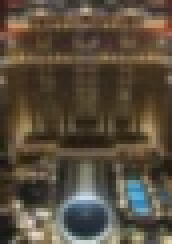
#> input picture ch_14/macau_small.jpg, 43 x 61 px (shown 4 times larger)
$ python ch14_3.py
#> lines starting #> are read from the running program, lines starting #| are printed output that depends on the picture
# 向上採樣 pyrUp()

import cv2

src = cv2.imread('macau_small.jpg')
#> src is the input picture: shape (61, 43, 3); mean B, G, R 61.6, 76.8, 88.2
src_orig = cv2.imread('macau.jpg')
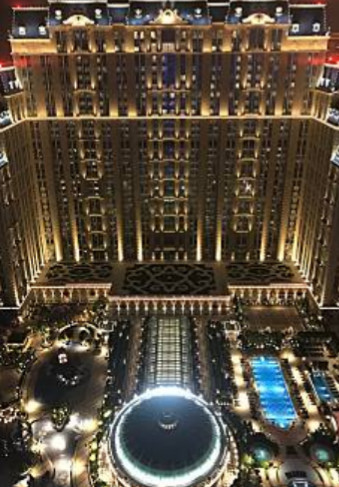
#> input picture ch_14/macau.jpg, 339 x 487 px
#> src_orig is the input picture: shape (487, 339, 3); mean B, G, R 62.2, 77.4, 88.7
dst1 = cv2.pyrUp(src)
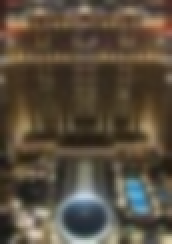
#> dst1: shape (122, 86, 3) (shown 2 times larger); mean B, G, R 61.9, 77.2, 88.6
dst2 = cv2.pyrUp(dst1)
dst3 = cv2.pyrUp(dst2)

cv2.imshow('Level 0 - src', src)
cv2.imshow('Level 1 - dst1', dst1)
cv2.imshow('Level 2 - dst2', dst2)
cv2.imshow('Level 3 - dst3', dst3)
cv2.imshow('Origin', src_orig)

print(f"src.shape = {src.shape}")
#| src.shape = (61, 43, 3)
print(f"dst1.shape = {dst1.shape}")
#| dst1.shape = (122, 86, 3)
print(f"dst2.shape = {dst2.shape}")
#| dst2.shape = (244, 172, 3)
print(f"dst3.shape = {dst3.shape}")
#| dst3.shape = (488, 344, 3)
print(f"src_orig.shape = {src_orig.shape}")
#| src_orig.shape = (487, 339, 3)

cv2.waitKey(0)
cv2.destroyAllWindows()
